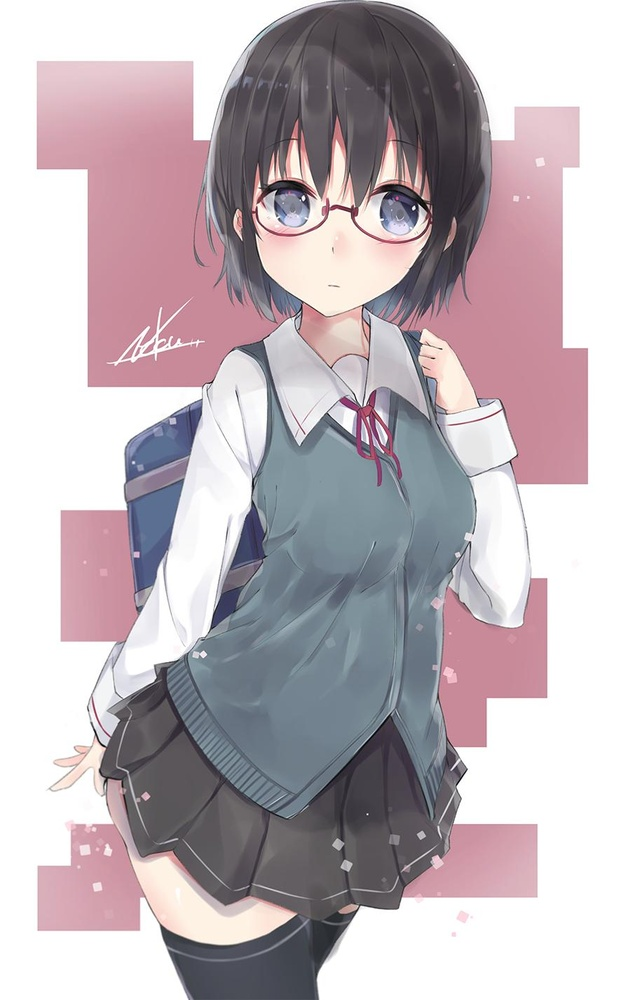
#> input picture image/megane.jpg, 642 x 1000 px, shrunk from 916 x 1426 before the run, found by its file name
$ python binarization.py
#> lines starting #> are read from the running program, lines starting #| are printed output that depends on the picture; after the words box and inside, x2 and y2 are one past the last pixel; in counts of white or black regions, pixels touching at a corner belong together
from skimage import io,color,filters
image = io.imread("image/megane.jpg")
#> image is the input picture: shape (1000, 642, 3); mean R, G, B 192.5, 182, 187.6
gray = color.rgb2gray(image)
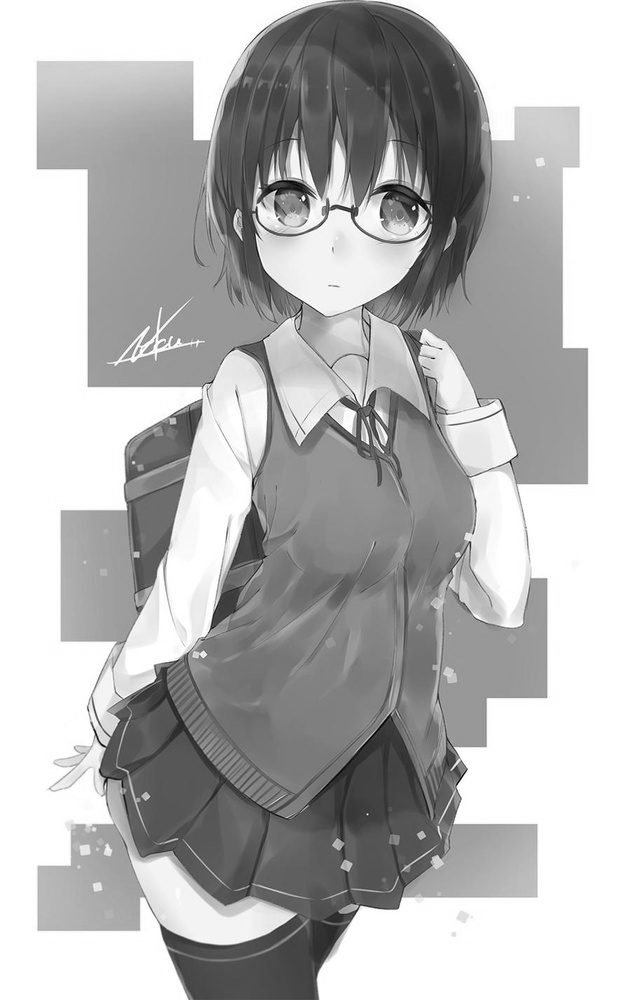
#> gray: shape (1000, 642) float64; min 0.000833, max 1, mean 0.724
io.imshow(gray)
io.show()
ggray = filters.gaussian(gray,sigma=4)
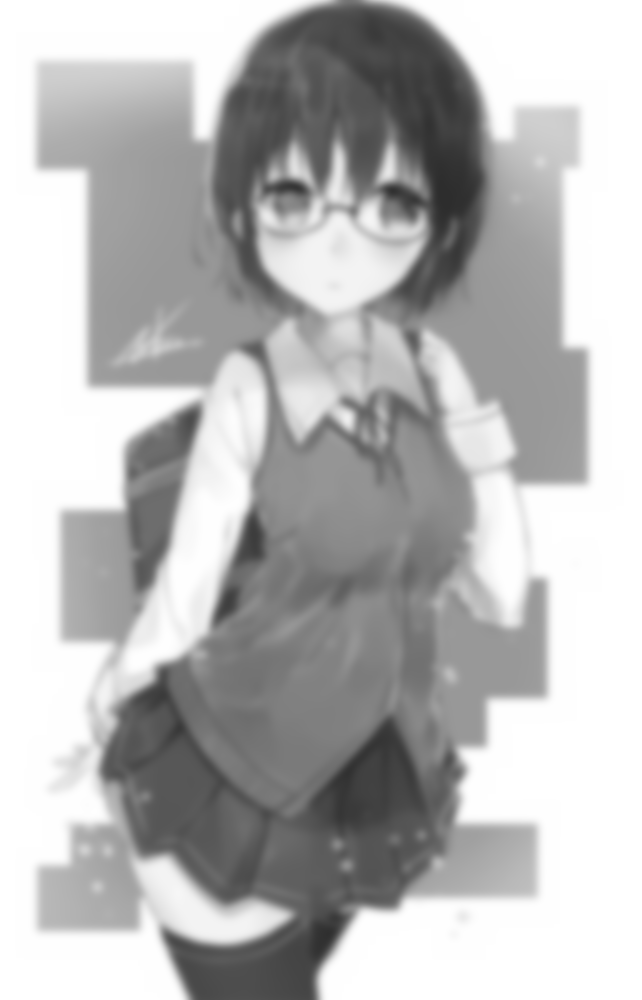
#> ggray: shape (1000, 642) float64; min 0.177, max 1, mean 0.724
io.imshow(ggray)
io.show()
bin = ggray<0.5
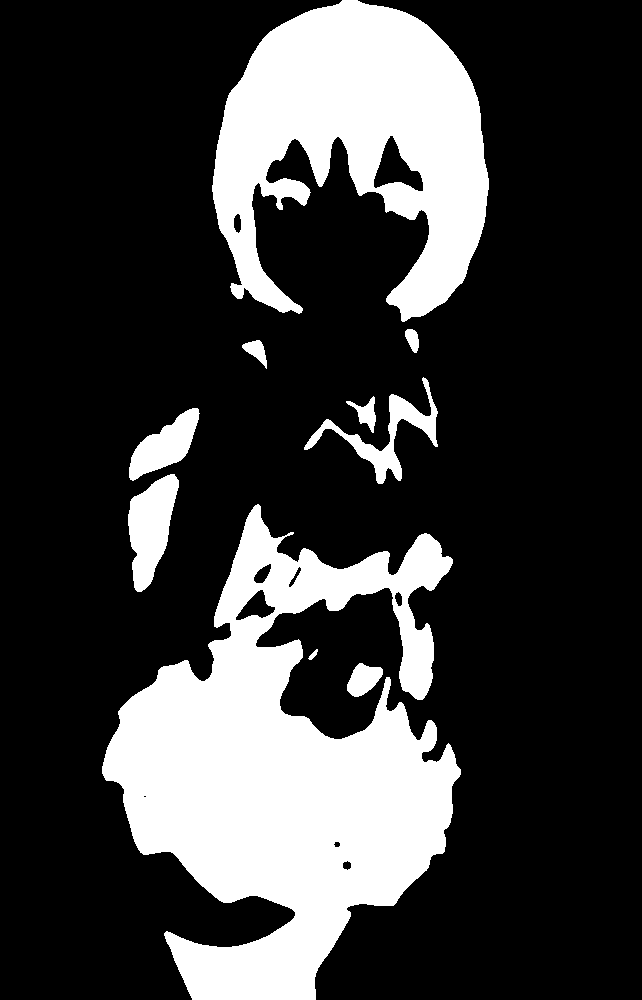
#> bin: shape (1000, 642) bool; 23.5% white; 10 white regions, largest, box (x1, y1, x2, y2) and area: (102, 504, 461, 1000) 89478, (212, 0, 489, 322) 50680, (128, 474, 179, 592) 3649
io.imshow(bin)
io.show()

bin2 = gray < filters.threshold_otsu(ggray)
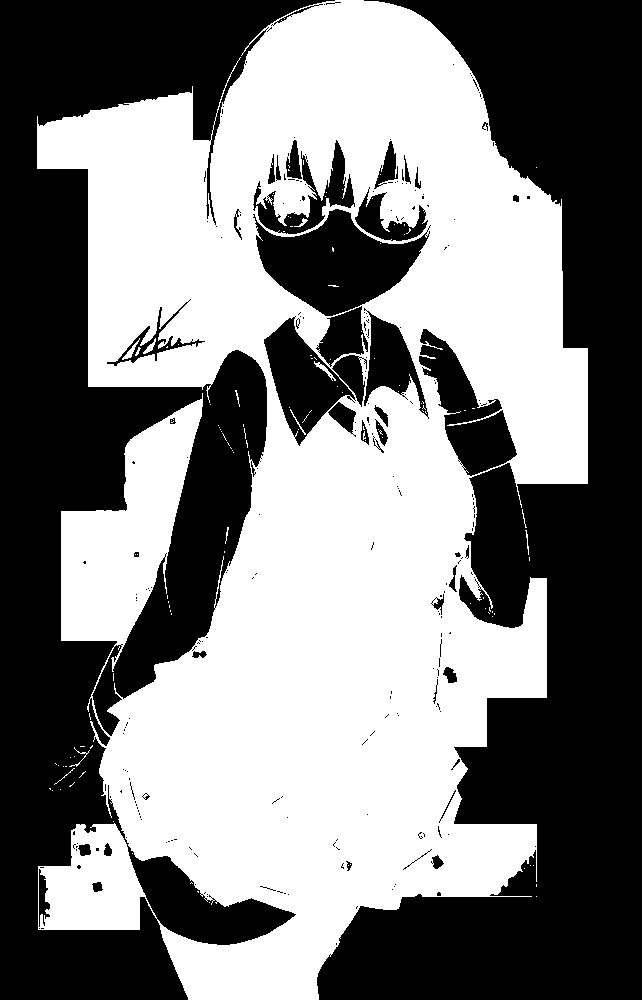
#> bin2: shape (1000, 642) bool; 49.9% white; 126 white regions (113 under 20 px), largest, box (x1, y1, x2, y2) and area: (37, 0, 588, 1000) 319456, (314, 361, 336, 381) 95, (122, 338, 140, 360) 92
io.imshow(bin2)
io.show()
